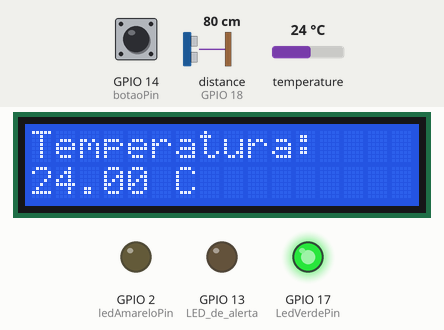
Simulated run of this sketch. Board: ESP32. Parts: 16×2 character LCD, output pins drawn as LEDs (lit = HIGH). Wiring (inferred from the names in the program): ultrasonic range finder: trigger GPIO 5; echo GPIO 18. Inputs (shaded band) come from the test bench; at power-on: GPIO 14 (botaoPin) HIGH, distance to the obstacle (sensor on GPIO 18) 80 cm, temperature 24 °C. The echo pulse lasts 58.3 µs per cm; pins used as bus, display or sensor lines are not drawn; what the sketch prints to the serial monitor is not drawn.

Above: at 3.7 s.
3.8 s: GPIO 14 (botaoPin) pulled LOW for 3.2 s
At 5.9 s:
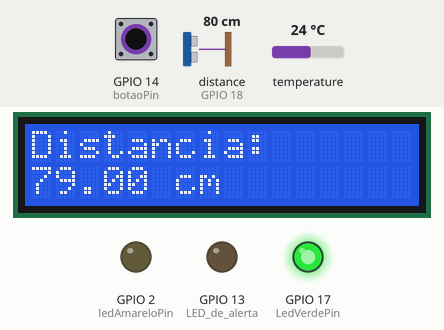
10.0 s: GPIO 14 (botaoPin) pulled LOW for 0.15 s
At 10.7 s:
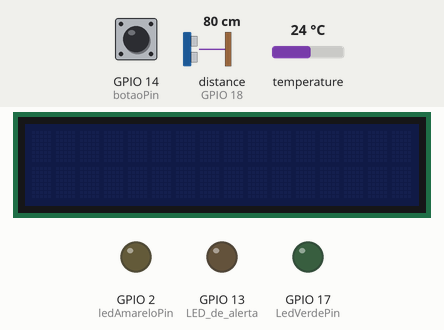
11.6 s: GPIO 14 (botaoPin) pulled LOW for 3.2 s
At 14.0 s:
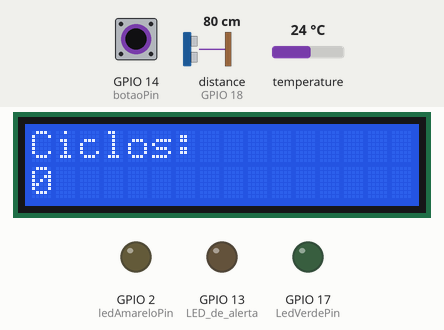
17.1 s: GPIO 14 (botaoPin) pulled LOW for 1 s
At 18.9 s:
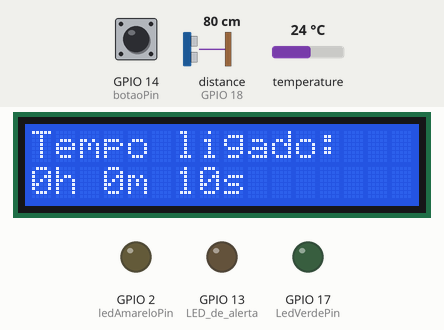
Timing chart, 0 to 20.4 s (numbered marks = the images above; inputs shaded):
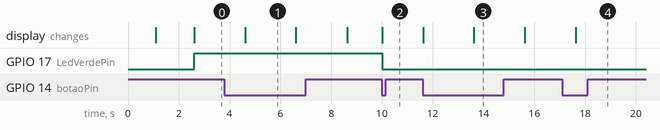

Measured:
- after the input at 3.8 s, the display: changes after 0.82 s (image 1)
- after the input at 10.0 s, the display: changes at once (image 2)
- after the input at 11.6 s, the display: first changes at once (image 3 shows a later state)
- after the input at 17.1 s, the display: changes after 0.54 s (image 4)
- what the display in image 1 shows lasts 2.0 s, from 4.6 s to 6.6 s

The sketch:

prensaMain.ino
```cpp
#include <Wire.h> // Inclui a biblioteca Wire para comunicação I2C
#include <LiquidCrystal_I2C.h> // Inclui a biblioteca LiquidCrystal_I2C para controle de displays LCD via I2C
#include <Adafruit_Sensor.h> // Inclui a biblioteca Adafruit Sensor para sensores
#include <Adafruit_BME280.h> // Inclui a biblioteca Adafruit BME280 para o sensor BME280
#include "UbidotsEsp32Mqtt.h" // Inclui a biblioteca UbidotsEsp32Mqtt para comunicação com a plataforma

// ========================= DECLARAÇÕES GLOBAIS E CONSTANTES =========================
const char *UBIDOTS_TOKEN = "BBUS-veCoBVrAsiykWhV0az7GqtT7AnbTQx"; // Token de autenticação do Ubidots
const char *WIFI_SSID = "Inteli.Iot"; // Nome da rede Wi-Fi
const char *WIFI_PASS = "@Intelix10T#"; // Senha da rede Wi-Fi
const char *DEVICE_LABEL = "esp32_t12_g01"; // Nome do dispositivo no Ubidots
const char *TOTAL_CICLOS = "ciclos_prensa"; // Variável para ciclos da prensa
const char *TEMPO_DE_FUNCIONAMENTO = "tempo_prensa"; // Variável para tempo de funcionamento
const char *STATUS_PRENSA = "status_prensa"; // Variável para status da prensa
const char *CLIENT_ID = "id_cliente_prensa_ipt"; // ID do cliente para conexão com o Ubidots

Ubidots ubidots(UBIDOTS_TOKEN, CLIENT_ID); // Instância do objeto Ubidots para enviar dados à plataforma

// Callback do Ubidots mantida globalmente
void callback(char *topic, byte *payload, unsigned int length) { // Callback para mensagens recebidas pelo Ubidots
    // Callback para mensagens recebidas pelo Ubidots
    Serial.print("Mensagem recebida [");
    Serial.print(topic); // Exibe o tópico da mensagem
    Serial.print("] "); // Exibe o colchete de fechamento
    for (int i = 0; i < length; i++) { // Loop para exibir o conteúdo da mensagem
        Serial.print((char)payload[i]); // Exibe o conteúdo da mensagem
    }
    Serial.println(); // Pula para a próxima linha após exibir a mensagem
}

// Função global para publicar dados no Ubidots
void publishData(float ciclos_prensa, float status_prensa, unsigned long runTime) { // Função para publicar dados no Ubidots
  ubidots.add(TOTAL_CICLOS, ciclos_prensa); // Adiciona o total de ciclos ao payload
  ubidots.add(STATUS_PRENSA, status_prensa); // Adiciona o status da prensa ao payload
  ubidots.add(TEMPO_DE_FUNCIONAMENTO, (runTime / 1000 / 3600)); // envia run time em horas
  ubidots.publish(DEVICE_LABEL);
}

// ========================= CLASSES =========================

// ---------- Classe SensorManager ----------
class SensorManager { // Classe para gerenciar os sensores
public: // Métodos públicos
  SensorManager() {} // Construtor da classe SensorManager

  void setupSensorBME(LiquidCrystal_I2C& lcd) { // Método para configurar o sensor BME280
  if (!bme.begin(MY_BME280_ADDRESS)) { // Inicializa o sensor BME280
    Serial.println("Erro ao iniciar o sensor BME280!"); // Exibe mensagem de erro no monitor serial
    lcd.print("Erro: Falha no BME280!"); // Exibe mensagem de erro no display LCD
    while (1); // Loop infinito
  }
}


  float readTemperature() { // Método para ler a temperatura
    return bme.readTemperature(); // retorna a temperatura em graus Celsius
  }

  float readDistance() { // Método para ler a distância
    digitalWrite(trigPin, LOW); // Inicia o pulso de ultrassom
    delayMicroseconds(2); // Aguarda 2 microssegundos
    digitalWrite(trigPin, HIGH); // Finaliza o pulso de ultrassom
    delayMicroseconds(10); // Aguarda 10 microssegundos
    digitalWrite(trigPin, LOW); // Reseta o pulso de ultrassom
    unsigned long duracao = pulseIn(echoPin, HIGH); // Lê a duração do pulso
    unsigned long distancia = duracao * 0.034 / 2; // Cálculo da distância

    return distancia; // retorna a distância
  }

private: // Atributos privados
  uint8_t trigPin = 5; // define o pino do sensor ultrassônico
  uint8_t echoPin = 18; // define o pino do sensor ultrassônico
  Adafruit_BME280 bme; // cria um objeto do sensor BME280
  static const uint8_t MY_BME280_ADDRESS = 0x76; // define o endereço do sensor BME280
};

// ---------- Classe PrensaMonitor ----------
class PrensaMonitor {
public: // Métodos públicos
  // Construtor da classe PrensaMonitor
  PrensaMonitor() : estadoPrensa(true), deslocamentoAcumulado(0.0), ultimaDistancia(0.0), ciclos(0), // Inicializa os atributos
                    tempoLigado(0), inicioUltimoLigado(0), tempoUltimoMovimento(0), ultimoCiclo(0), estadoAnterior(true) {}

  void atualizarCiclos(float distanciaAtual) { // Método para atualizar os ciclos
    if (distanciaAtual < 0) return; // Verifica se a distância é válida
    float deslocamentoAtual = abs(distanciaAtual - ultimaDistancia); // calcula o deslocamento atual
    deslocamentoAcumulado += deslocamentoAtual; // acumula o deslocamento

    if (deslocamentoAcumulado >= deslocamentoCiclo) { // verifica se o deslocamento acumulado é suficiente para um ciclo
      ciclos++; // incrementa o número de ciclos
      deslocamentoAcumulado = 0; // reseta o deslocamento acumulado
      Serial.print("Novo ciclo contabilizado: "); // Exibe uma mensagem no monitor serial
      Serial.println(ciclos); // Essa informação é exibida no display LCD sempre que o usuário pressiona o botão

      // Quando um novo ciclo for concluído, envia dados
      publishData(ciclos, estadoPrensa ? 1.0 : 0.0, tempoLigado); // envia os dados para o Ubidots
    }

    ultimaDistancia = distanciaAtual; // atualiza a última distância
  }

  void verificarEstado(float distanciaAtual) { // Método para verificar o estado da prensa
    if (distanciaAtual < 0) return; // Verifica se a distância é válida

    float deslocamentoAtual = abs(distanciaAtual - ultimaDistancia); // calcula o deslocamento atual
    unsigned long tempoAtual = millis(); // obtém o tempo atual

    if (deslocamentoAtual > 30.0) { // verifica se houve movimento
      tempoUltimoMovimento = tempoAtual; // atualiza o tempo do último movimento
      if (!estadoPrensa) { // verifica se a prensa estava desligada
        estadoPrensa = true; // liga a prensa
        inicioUltimoLigado = tempoAtual; // atualiza o início do último ligado
        Serial.println("Prensa ligada!");

        // Quando o status mudar, envia
        publishData(ciclos, estadoPrensa ? 1.0 : 0.0, tempoLigado); // envia os dados para o Ubidots
      }
    } else if (tempoAtual - tempoUltimoMovimento > tempoInatividade) {
      if (estadoPrensa) { // verifica se a prensa estava ligada
        estadoPrensa = false; // desliga a prensa
        tempoLigado += (tempoAtual - inicioUltimoLigado) / 1000;
        Serial.println("Prensa desligada!"); // exibe uma mensagem no monitor serial

        // Quando o status mudar, envia
        publishData(ciclos, estadoPrensa ? 1.0 : 0.0, tempoLigado); // envia os dados para o Ubidots
      }
    }

    estadoAnterior = estadoPrensa; // atualiza o estado anterior
  }

  void verificarEstadoCiclico() { // Método para verificar o estado cíclico
    unsigned long tempoAtual = millis(); // obtém o tempo atual
    if (tempoAtual - ultimoCiclo >= intervaloCiclo) {
      ultimoCiclo = tempoAtual; // atualiza o tempo do último ciclo
      if (estadoPrensa) {
        tempoLigado += intervaloCiclo / 1000; // incrementa o tempo ligado
        Serial.print("Prensa ativa. Tempo total ligado: ");
        Serial.print(tempoLigado); // exibe o tempo ligado
        Serial.println(" segundos.");
      } else { // se a prensa estiver desligada
        Serial.println("Prensa inativa. Nenhuma atualização no tempo ligado.");
      }
    }
  }

  bool getEstadoPrensa() const { return estadoPrensa; } // retorna o estado da prensa
  uint16_t getCiclos() const { return ciclos; } // retorna o número de ciclos
  unsigned long getTempoLigado() const { return tempoLigado; } // retorna o tempo ligado
  uint16_t getLimiteCiclos() const { return limiteCiclos; } // retorna o limite de ciclos

private:
  // Atributos da classe PrensaMonitor
  bool estadoPrensa; // estado da prensa
  float deslocamentoAcumulado; // deslocamento acumulado
  float ultimaDistancia; // última distância
  uint16_t ciclos; // número de ciclos
  unsigned long tempoLigado; // tempo ligado
  unsigned long inicioUltimoLigado; // início do último ligado
  unsigned long tempoUltimoMovimento; // tempo do último movimento
  unsigned long ultimoCiclo; // tempo do último ciclo
  bool estadoAnterior; // estado anterior

  static const uint16_t limiteCiclos = 5; // limite de ciclos
  static const float deslocamentoCiclo; // deslocamento para um ciclo
  static const unsigned long tempoInatividade = 10000; // tempo de inatividade
  static const unsigned long intervaloCiclo = 10000; // intervalo de ciclo
};

const float PrensaMonitor::deslocamentoCiclo = 150.0; // define o deslocamento para um ciclo

// ---------- Classe DisplayManager ----------
class DisplayManager {
public: // Métodos públicos
  // Construtor da classe DisplayManager
  DisplayManager() : displayState(0), lcdLigado(true), lastButtonPressTime(0), ultimoTempoAtualizacaoLCD(0) {}

  // Função para configurar o display
  void setupDisplay() { // Método para configurar o display
    lcd.begin(16, 2); // Inicializa o display com 16 colunas e 2 linhas
    lcd.clear(); // Limpa o display
    lcd.backlight(); // Liga a luz de fundo do display
    lcd.print("Sistema Iniciado"); // Exibe uma mensagem no display
    delay(1000); // Aguarda 1 segundo
    lcd.clear(); // Limpa o display
  }

  // Função getter para retornar o objeto lcd
  LiquidCrystal_I2C& getLcd() {
    return lcd; // retorna o objeto lcd
  }

  // Função para lidar com o botão
  void handleButton() { // Método para lidar com o botão
    unsigned long currentTime = millis(); // obtém o tempo atual
    if (digitalRead(botaoPin) == LOW) {
      if (currentTime - lastButtonPressTime >= debounceTime) {
        lastButtonPressTime = currentTime; // atualiza o tempo do último pressionamento
        if (lcdLigado) {
          displayState = (displayState + 1) % 5; // alterna entre os estados
          if (displayState == 0) {
            lcdLigado = false; // desliga o display
            lcd.noBacklight(); // desliga a luz de fundo
            lcd.clear(); // limpa o display
          }
        } else { // se o display estiver desligado
          lcdLigado = true; // liga o display
          displayState = 0; // reseta o estado
          lcd.backlight(); // liga a luz de fundo
        }
      }
    }
  }
  // Função para atualizar o LCD
  void atualizarLCD(bool estadoPrensa, int ciclos, unsigned long tempoLigado, float temperatura, float distancia) { // Método para atualizar o display LCD
    if (!lcdLigado) return; // verifica se o display está ligado

    unsigned long currentTime = millis(); // obtém o tempo atual
    if (currentTime - ultimoTempoAtualizacaoLCD >= intervaloAtualizacaoLCD) { // verifica se é hora de atualizar o display
      ultimoTempoAtualizacaoLCD = currentTime; // atualiza o tempo da última atualização
      lcd.clear(); // limpa o display

      switch (displayState) { // alterna entre os estados
        case 0: // caso 0
          lcd.print("Temperatura:"); // exibe a temperatura
          lcd.setCursor(0, 1); // define o cursor na posição (0, 1)
          lcd.print(temperatura); // exibe a temperatura
          lcd.print(" C"); // exibe a unidade de temperatura
          break; // sai do switch

        case 1:
          lcd.print("Distancia:"); // exibe a distância
          lcd.setCursor(0, 1); // define o cursor na posição (0, 1)
          lcd.print(distancia); // exibe a distância
          lcd.print(" cm"); // exibe a unidade de distância
          break; // sai do switch

        case 2: // caso 2
          lcd.print("Ciclos:"); // exibe o número de ciclos
          lcd.setCursor(0, 1); // define o cursor na posição (0, 1)
          lcd.print(ciclos); // exibe o número de ciclos
          break; // sai do switch

        case 3: // caso 3
          lcd.print("Status:"); // exibe o status
          lcd.setCursor(0, 1); // define o cursor na posição (0, 1)
          if (ciclos < 5) { // verifica se o número de ciclos é menor que 5
            lcd.print("OK"); // exibe "OK" se o número de ciclos for menor que 5 (5, nesse caso, é o número limite de ciclos apenas para testes, na versão final será um número mais próximo da realidade)
          } else {
            lcd.print("Manutencao"); // exibe "Manutencao" se o número de ciclos for maior ou igual a 5
          }
          break; // sai do switch

        case 4: { // caso 4
          unsigned long horas = tempoLigado / 3600; // calcula as horas
          unsigned long minutos = (tempoLigado % 3600) / 60; // calcula os minutos
          unsigned long segundos = tempoLigado % 60; // calcula os segundos

          lcd.print("Tempo ligado:"); // exibe o tempo ligado
          lcd.setCursor(0, 1); // define o cursor na posição (0, 1)
          lcd.print(horas); // exibe as horas
          lcd.print("h "); // exibe a unidade de horas
          lcd.print(minutos); // exibe os minutos
          lcd.print("m "); // exibe a unidade de minutos
          lcd.print(segundos); // exibe os segundos
          lcd.print("s"); // exibe a unidade de segundos
          break; // sai do switch
        }
      }
    }
  }

private: // Atributos privados
  LiquidCrystal_I2C lcd{0x27, 16, 2}; // cria um objeto do display LCD
  uint8_t displayState; // estado do display
  bool lcdLigado; // estado do display
  unsigned long lastButtonPressTime; // tempo do último pressionamento
  unsigned long ultimoTempoAtualizacaoLCD; // tempo da última atualização

  static const uint8_t botaoPin = 14; // define o pino do botão
  static const unsigned long debounceTime; // tempo de debounce
  static const unsigned long intervaloAtualizacaoLCD; // intervalo de atualização do display
};
// Constantes da classe DisplayManager
const unsigned long DisplayManager::debounceTime = 1000; // define o tempo de debounce
const unsigned long DisplayManager::intervaloAtualizacaoLCD = 2000; // define o intervalo de atualização do display

// ---------- Classe AlertManager ----------
class AlertManager { // Classe para gerenciar alertas
public:
  // Construtor da classe AlertManager
  AlertManager() : contadorMensagensLed(0) {} // Inicializa o contador de mensagens

  void setupLeds() {
    pinMode(ledAmareloPin, OUTPUT); // Configura o pino do LED amarelo como saída
    pinMode(LedVerdePin, OUTPUT); // Configura o pino do LED verde como saída
  }

  void verificarManutencao(uint16_t ciclos, uint16_t limiteCiclos) { // Método para verificar a manutenção
    if (ciclos >= limiteCiclos) { // verifica se o número de ciclos ultrapassou o limite
      digitalWrite(ledAmareloPin, HIGH); // liga o LED amarelo
      if (contadorMensagensLed % 10 == 0) { // exibe a mensagem a cada 10 ciclos
        Serial.println("LED amarelo ligado. Manutencao necessaria."); // exibe uma mensagem no monitor serial
      }
    } else { // se o número de ciclos não ultrapassou o limite
      digitalWrite(ledAmareloPin, LOW); // desliga o LED amarelo
      if (contadorMensagensLed % 10 == 0) { // exibe a mensagem a cada 10 ciclos
        Serial.println("LED amarelo desligado."); // exibe uma mensagem no monitor serial
      }
    }
    contadorMensagensLed++; // incrementa o contador de mensagens
  }
  // Função para atualizar o LED verde
  void atualizarLEDVerde(bool estadoPrensa) { // Método para atualizar o LED verde
    if (estadoPrensa) { // verifica o estado da prensa
      digitalWrite(LedVerdePin, HIGH); // liga o LED verde
    } else {
      digitalWrite(LedVerdePin, LOW); // desliga o LED verde
    }
  }

private: // Atributos privados
  // Atributos da classe AlertManager
  uint8_t contadorMensagensLed; // contador de mensagens
  static const uint8_t ledAmareloPin = 2; // define o pino do LED amarelo
  static const uint8_t LedVerdePin = 17; // define o pino do LED verde
};

// ========================= INSTANCIAS GLOBAIS =========================
PrensaMonitor prensaMonitor; // Instância da classe PrensaMonitor
SensorManager sensorManager; // Instância da classe SensorManager
DisplayManager displayManager; // Instância da classe DisplayManager
AlertManager alertManager; // Instância da classe AlertManager

// Variável para enviar tempo de funcionamento a cada segundo
unsigned long lastRunTimePublish = 0;

// ========================= SETUP =========================
void setup() { // Função de inicialização
  Serial.begin(115200); // Inicializa a comunicação serial

  // Inicializa os pinos
  pinMode(13, OUTPUT);        // LED de alerta
  pinMode(12, INPUT);         // Entrada do sensor
  pinMode(14, INPUT_PULLUP);  // Botão
  pinMode(5, OUTPUT);         // Trigger do ultrassônico
  pinMode(18, INPUT);         // Echo do ultrassônico

  Wire.begin(21, 22);  // Inicializa o I2C nos pinos 21 (SDA) e 22 (SCL)

  // Inicializa o Display
  displayManager.setupDisplay();

  // Inicializa o sensor BME280, passando o lcd do DisplayManager
  sensorManager.setupSensorBME(displayManager.getLcd());

  // Inicializa LEDs e outros alertas
  alertManager.setupLeds();

  // Configura Ubidots
  ubidots.setDebug(true); // Ativa o modo de depuração
  ubidots.connectToWifi(WIFI_SSID, WIFI_PASS); // Conecta à rede Wi-Fi
  ubidots.setCallback(callback); // Define a função de callback
  ubidots.setup(); // Configura a conexão MQTT
  ubidots.reconnect(); // Tenta reconectar ao Ubidots caso a conexão seja perdida
}


// ========================= LOOP =========================
void loop() { // Função principal
  float distanciaAtual = sensorManager.readDistance(); // lê a distância atual
  float temperaturaAtual = sensorManager.readTemperature(); // lê a temperatura atual

  // Atualiza estado da prensa e ciclos
  prensaMonitor.atualizarCiclos(distanciaAtual); // atualiza os ciclos
  prensaMonitor.verificarEstado(distanciaAtual); // verifica o estado
  prensaMonitor.verificarEstadoCiclico(); // verifica o estado cíclico

 // Verifica manutenção
  alertManager.verificarManutencao(prensaMonitor.getCiclos(), prensaMonitor.getLimiteCiclos()); // verifica a manutenção

  // Gerencia display
  displayManager.handleButton();  // gerencia o botão
  displayManager.atualizarLCD(   // atualiza o display
    prensaMonitor.getEstadoPrensa(), // obtém o estado da prensa
    prensaMonitor.getCiclos(), // obtém o número de ciclos
    prensaMonitor.getTempoLigado(),  // obtém o tempo ligado
    temperaturaAtual, // obtém a temperatura atual
    distanciaAtual // obtém a distância atualdkdjdjdjdjslahdlsç
  );

  // Atualiza LED verde
  alertManager.atualizarLEDVerde(prensaMonitor.getEstadoPrensa()); // atualiza o LED verde

  // Tempo de funcionamento: envia a cada 1 segundo
  unsigned long currentTime = millis(); // obtém o tempo atual
  if (currentTime - lastRunTimePublish >= 1000) { // verifica se é hora de enviar
    lastRunTimePublish = currentTime; // atualiza o tempo do último envio
    publishData(prensaMonitor.getCiclos(), prensaMonitor.getEstadoPrensa() ? 1.0 : 0.0, prensaMonitor.getTempoLigado()); // envia os dados para o Ubidots
  }
}
```
